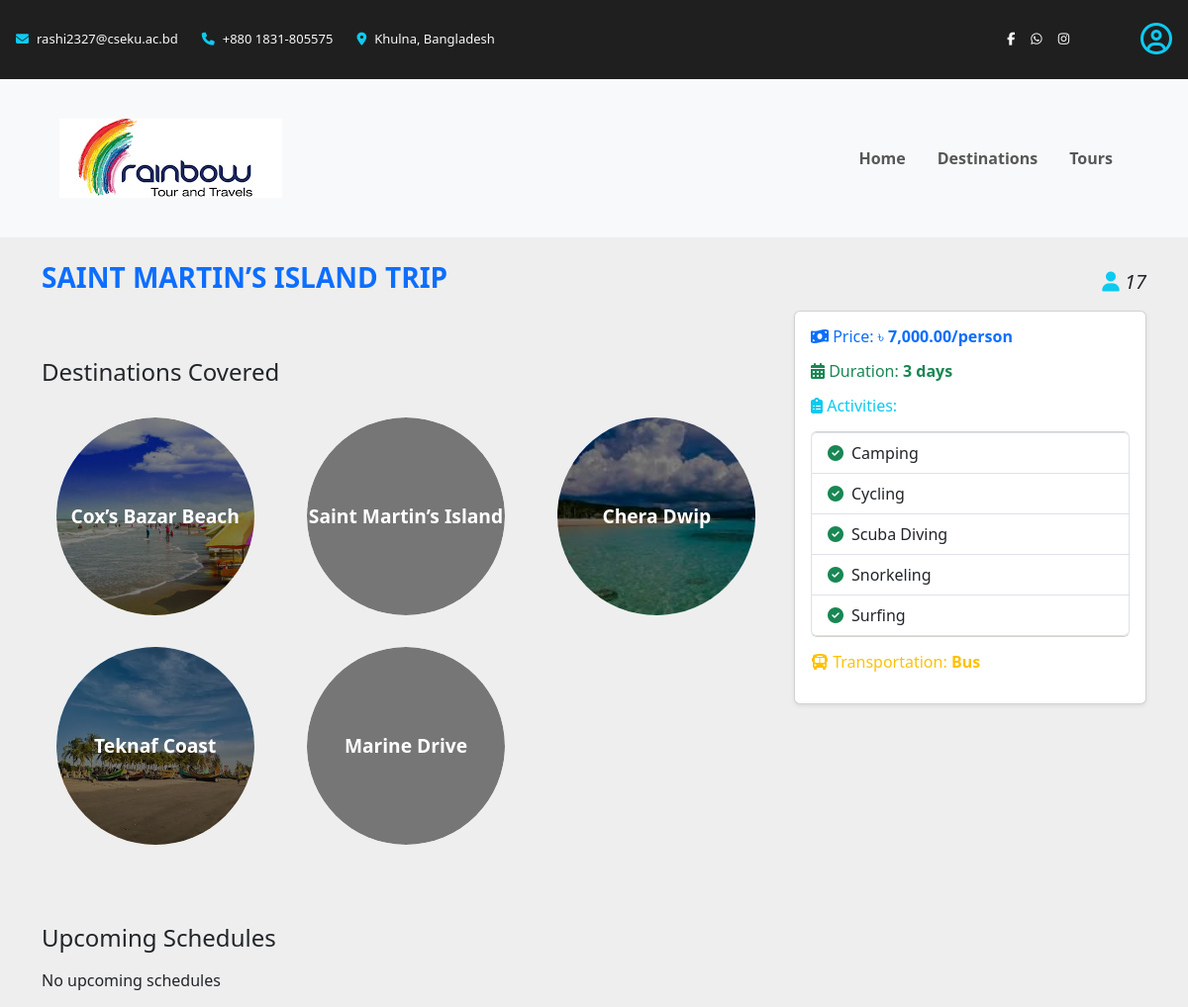
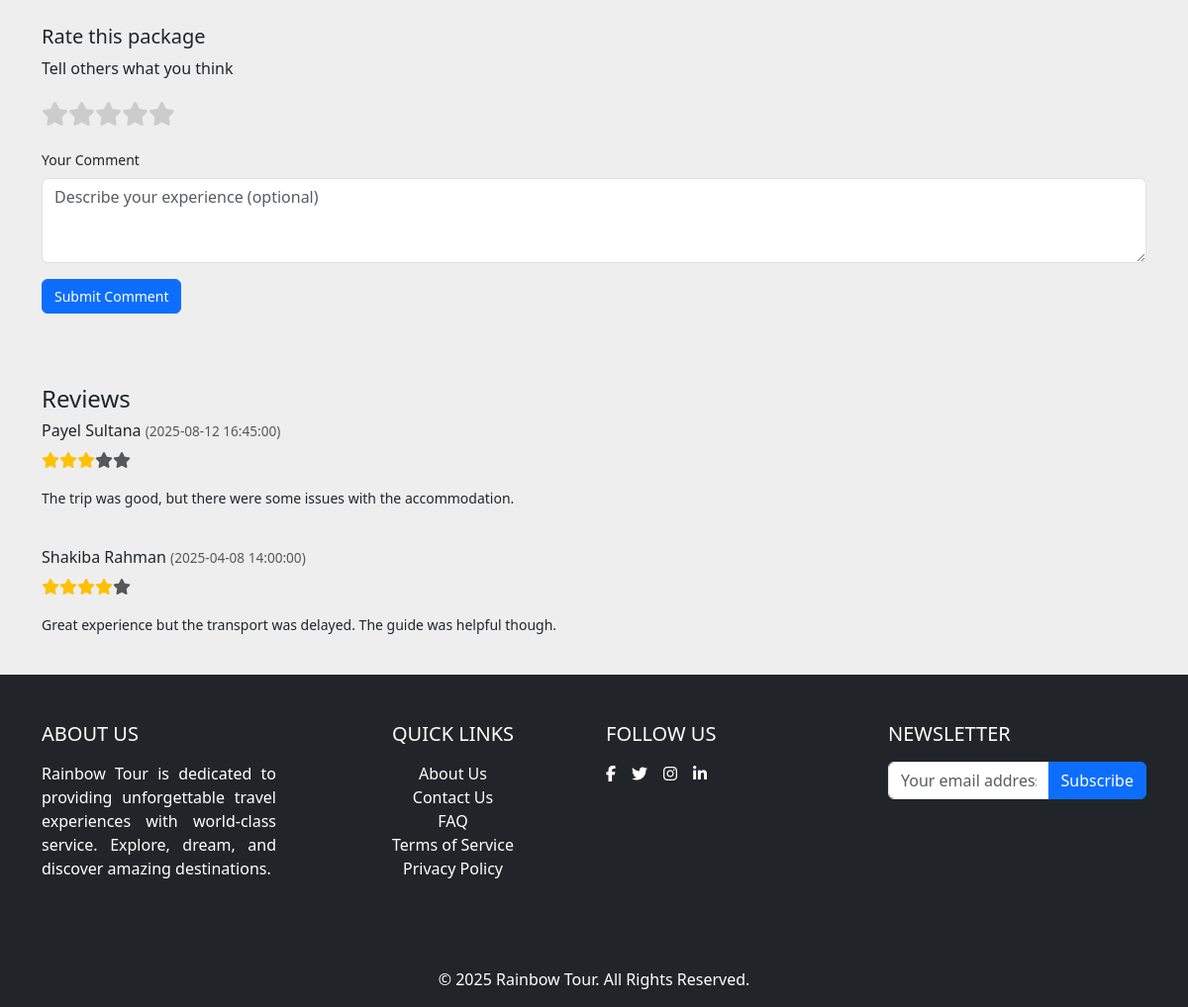
Screenshot of /tourist/package-details.php?id=2 with the database file from the repository (2 pictures, top to bottom).
### tables this page shows
CREATE TABLE tour_packages (
    id INT PRIMARY KEY AUTO_INCREMENT,
    name VARCHAR(100) NOT NULL,
    image VARCHAR(2048) NULL,
    duration_in_days INT NOT NULL,
    price DECIMAL(10,2) NOT NULL
);

CREATE TABLE reviews (
    id INT PRIMARY KEY AUTO_INCREMENT,
    tourist_id INT NOT NULL,
    package_id INT NOT NULL,
    comment TEXT,
    rating INT,
    timestamp DATETIME,
    FOREIGN KEY (tourist_id) REFERENCES tourists(id),
    FOREIGN KEY (package_id) REFERENCES tour_packages(id)
);

CREATE TABLE tourists (
    id INT PRIMARY KEY AUTO_INCREMENT,
    name VARCHAR(100) NOT NULL,
    password VARCHAR(255) NOT NULL,
    nid VARCHAR(20) UNIQUE NOT NULL,
    image VARCHAR(2048) NULL,
    email VARCHAR(100) UNIQUE NOT NULL,
    phone VARCHAR(20) NOT NULL,
    dob DATE NOT NULL,
    address TEXT
);

### tourist/package-details.php (the view, shortened to what the rows shown need)
<?php
    include ROOT_PATH . 'db/connect-db.php';
    $package_id = $_GET['id'] ?? '';
    $query_package = "SELECT * FROM tour_packages WHERE id = '$package_id'";
    $result_package = mysqli_query($conn, $query_package);
    $package = mysqli_fetch_assoc($result_package);
    include ROOT_PATH . 'template/header.php';
?>
<body>
    <div class="container package-container mt-4">
        <div class="row">
            <div class="col-12 d-flex align-items-center justify-content-center">
                <h1 class="mb-3 text-primary text-uppercase fw-bolder me-auto" style="font-size: 1.75rem;">
                    <?php echo htmlspecialchars($package['name']); ?>
                </h1>
                <h6 class="fst-italic fs-5">
                    <i class="fas fa-user text-info"></i>
                    <?php
                        $bookings_count = mysqli_query($conn, "SELECT COUNT(b.id) AS count
                                                               FROM bookings b
                                                               INNER JOIN schedules s
                                                               ON b.schedule_id = s.id
                                                               WHERE s.package_id = '$package_id'");
                        echo mysqli_fetch_assoc($bookings_count)['count']
                    ?>
                </h6>
            </div>
        </div>
        <div class="row">
            <div class="col-md-8">
                <h2 class="mt-5 mb-3" style="font-size: 1.5rem;">Destinations Covered</h2>
                <div class="row my-3">
                    <?php
                        $query_destinations = "
                            SELECT d.name, dg.image
                            FROM destinations d
                            LEFT JOIN destinations_gallery dg
                            ON d.id = dg.destination_id
                            AND dg.id = (
                                SELECT MIN(id)
                                FROM destinations_gallery dg
                                WHERE dg.destination_id = d.id
                            )
                            INNER JOIN destination_packages dp ON dp.destination_id = d.id
                            WHERE dp.package_id = '$package_id'
                        ";
                        $result_destinations = mysqli_query($conn, $query_destinations);
                        if ($result_destinations && mysqli_num_rows($result_destinations) > 0) {
                            while ($destination = mysqli_fetch_assoc($result_destinations)) {
                                $destination_name = $destination['name'];
                                $gallery_url = BASE_URL . $destination['image'];
                                echo '
                                <div class="col-lg-4 col-md-6 d-flex justify-content-center my-3">
                                    <a href="destination-details.php?item='.urlencode($destination_name).'" class="text-decoration-none">
                                        <div class="circle-item" style="background-image: url('.$gallery_url.');">
                                            <div class="overlay"></div>
                                            <h1 class="text-white text-center position-absolute w-100" style="font-size: 1.2rem;">'.$destination_name.'</h1>
                                        </div>
                                    </a>
                                </div>';
                            }
                        } else {
                            echo '<p>This package covers no destination</p>';
                        }
                    ?>
                </div>
            </div>
            <div class="col-md-4">
                <div class="card shadow-sm p-3 mb-4">
                    <h6 class="text-primary mb-3">
                        <i class="fas fa-money-bill-wave"></i> Price: ৳
                        <?php
                            if (isset($package['price'])) {
                                echo '<span class="fw-bold">' . number_format($package['price'], 2) . '/person</span>';
                            } else {
                                echo '<span class="text-muted">Not Available</span>';
                            }
                        ?>
                    </h6>
                    <h6 class="text-success mb-3">
                        <i class="fas fa-calendar-alt"></i> Duration:
                        <?php
                            if (isset($package['duration_in_days'])) {
                                echo '<span class="fw-bold">' . $package['duration_in_days'] . ' days</span>';
                            } else {
                                echo '<span class="text-muted">Not Available</span>';
                            }
                        ?>
                    </h6>
                </div>
            </div>
        </div>
        <div class="row">
            <div class="col">
                <h2 class="mt-5 mb-3" style="font-size: 1.5rem;">Upcoming Schedules</h2>
                <div class="row mt-4">
                    <div class="col-12">
                        <h2 style="font-size: 1.25rem;">Rate this package</h2>
                    </div>
                </div>
                <div class="row mt-4">
                    <div class="col-12">
                        <h2 class="mt-5" style="font-size: 1.5rem;">Reviews</h2>
                        <div class="row">
                            <?php
                                $query_reviews = "
                                    SELECT r.comment, r.rating, r.timestamp, t.name AS tourist_name
                                    FROM reviews r
                                    INNER JOIN tourists t ON t.id = r.tourist_id
                                    WHERE r.package_id = '$package_id'
                                    ORDER BY r.timestamp DESC";
                                $result_reviews = mysqli_query($conn, $query_reviews);
                                if ($result_reviews && mysqli_num_rows($result_reviews) > 0) {
                                    while ($review = mysqli_fetch_assoc($result_reviews)) {
                                        $comment = htmlspecialchars($review['comment']);
                                        $rating = $review['rating'];
                                        $tourist_name = htmlspecialchars($review['tourist_name']);
                                        $timestamp = $review['timestamp'];
                                        $stars = '';
                                        for ($i = 1; $i <= 5; $i++) {
                                            $star_class = ($i <= $rating) ? 'text-warning' : 'text-muted';
                                            $stars .= "<span class='star $star_class'><i class='fas fa-star'></i></span>";
                                        }
                                        echo '
                                        <div class="col-12 mb-4">
                                            <div class="review-item">
                                                <h5 style="font-size: 1rem;">'.$tourist_name.' <span class="text-muted" style="font-size: 0.85rem;">('.$timestamp.')</span></h5>
                                                <p>'.$stars.'</p>
                                                <p style="font-size: 0.875rem;">'.$comment.'</p>
                                            </div>
                                        </div>';
                                    }
                                } else {
                                    echo '<p class="pb-5">No reviews yet!</p>';
                                }
                            ?>
                        </div>
                    </div>
                </div>
            </div>
        </div>
    </div>
</body>

### rows the page displays
tour_packages: name "SAINT MARTIN’S ISLAND TRIP", price "7,000.00", duration_in_days "3"
reviews: tourist.name "Payel Sultana", timestamp "2025-08-12 16:45:00", comment "The trip was good, but there were some issues with the accommodation."
reviews: tourist.name "Shakiba Rahman", timestamp "2025-04-08 14:00:00", comment "Great experience but the transport was delayed. The guide was helpful though."

### other values shown
mysqli_fetch_assoc($bookings_count)['count'] "17"
$destination_name "Cox’s Bazar Beach"
$destination_name "Saint Martin’s Island"
$destination_name "Chera Dwip"
$destination_name "Teknaf Coast"
$destination_name "Marine Drive"
$activity['name'] "Camping"
$activity['name'] "Cycling"
$activity['name'] "Scuba Diving"
$activity['name'] "Snorkeling"
$activity['name'] "Surfing"
$transport['transport_type'] "Bus"
